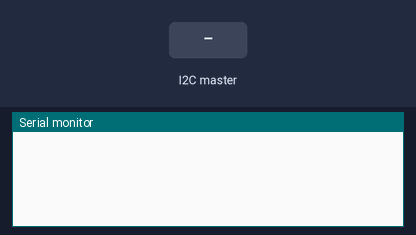
Bench run of a sketch on a simulated Arduino MKR. On the bench: the last lines printed to the serial monitor. Inputs (shaded band) come from the test bench.

Above: at 1.2 s.
1.3 s: the I2C master sends the byte 1
At 2.5 s:
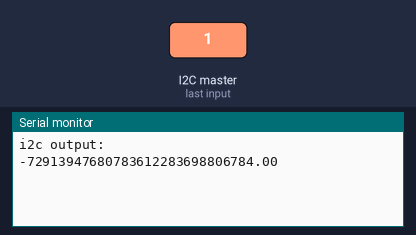
2.8 s: the I2C master sends the byte 0
At 3.8 s:
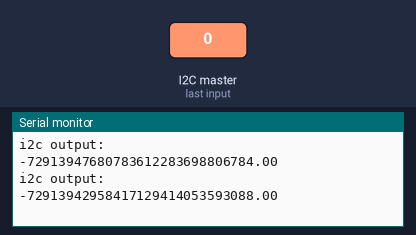

Measured:
- after the input at 1.3 s, the serial monitor: prints a new line after 0.05 s (image 1)
- after the input at 2.8 s, the serial monitor: prints a new line after 0.05 s (image 2)

The sketch:

sketch_apiSlave.ino
```cpp
#include "Webclient.h"
#include "I2c_slave.h"

void setup() {
  Serial.begin(9600);
  i2cSlaveSetup();

  webclientSetup();
  printWiFiStatus();
}

void loop() {
  makePostRequest(receivedFloat);
  delay(10000);
}
```

I2c_slave.cpp
```cpp
/*
 * I2c_slave
 * -----------------
 * Her implementer jeg de funtioner i fra
 * header filen 12c_slave.h
 */

#include "I2c_slave.h"

/*Denne linje er skrevet for at sikre, at man kan aflæse værdien der,
hvor den skal anvendes. Dette skyldes, at "receiveEvent()" funktionen
bliver kaldt af I2C-bussen og ikke et bestemt sted i koden.
Af denne grund er denne variabel defineret som global.*/
float receivedFloat;


void i2cSlaveSetup(){
  Wire.begin(i2cSlaveAddress);
  Wire.onReceive(receiveEvent);
}


void receiveEvent(int bytes) {
  if (bytes <= 0) {
    Serial.println("No bytes received");
  }else {
    int dataSize = Wire.available();
    byte buffer[dataSize];

    for (int i = 0; i < dataSize; i++) {
      buffer[i] = Wire.read();
    }

    // Rekonstruer float fra de modtagne bytes
    memcpy(&receivedFloat, buffer, sizeof(float));
    Serial.println("i2c output:");
    Serial.println(String(receivedFloat));
  }
}
```

I2c_slave.h
```cpp
/*
 * I2c_slave
 * -----------------
 * Denne fil er til at modtage
 * beskeder over I2C.
 */

#ifndef I2CSLAVE_H
#define I2CSLAVE_H
#include <Arduino.h>
#include <Wire.h>

#define i2cSlaveAddress 0x09

extern float receivedFloat;

void i2cSlaveSetup();
void receiveEvent(int bytes);

#endif
```

Webclient.h
```cpp
/*
 * Webclient
 * -----------------
 * Denne fil håndterer al forbindelse mellem
 * mikrocontroller og internettet (over Wi-Fi).
 */

#ifndef WEBCLIENT_H
#define WEBCLIENT_H
#include <Arduino.h>
#include <WiFiNINA.h>
#include <ArduinoHttpClient.h>
#include "config.h"

void webclientSetup();
void printWiFiStatus();
void makePostRequest(float value);

#endif
```

config.h
```cpp
/*
 * Config
 * -----------------
 * Denne fil er en konfigurationsfil, der definerer alle variabler,
 * der potentielt skal ændres uden at påvirke koden.
 * Normalt ville jeg ikke inkludere denne fil i Git,
 * men ville lave en .gitignore-fil for den.
 */

  #define SSID "H6 Svendeprove grp3"
  #define PASSWORD "iltsvind"

  #define PORT 8088
  #define HOST "192.168.1.111"   // Mathias´s ip
  //#define HOST "192.168.1.113" // Marius´s ip

  #define PATH "api/oxygen/AddOxygenMeasurement"
```
